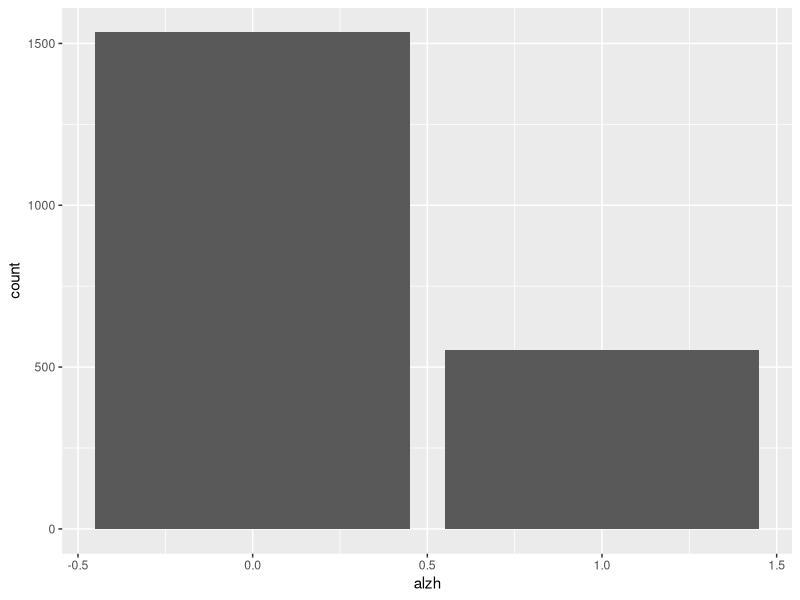
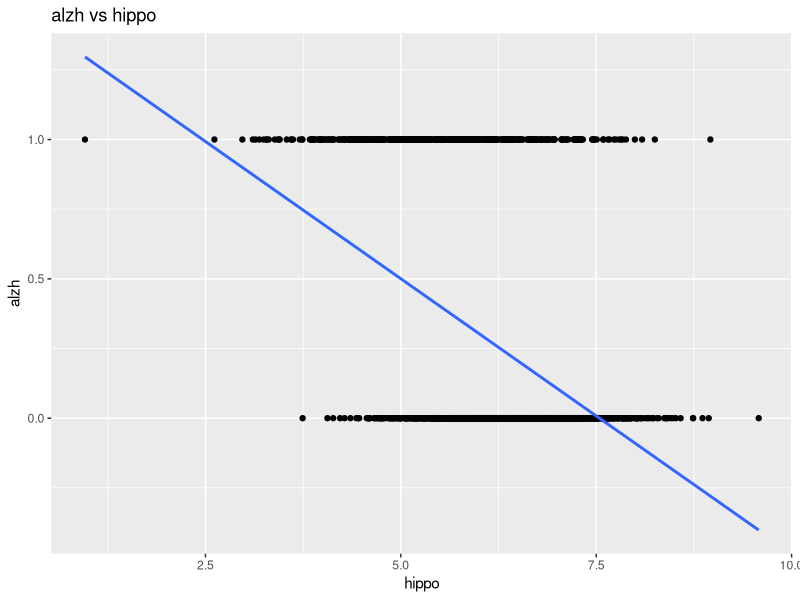
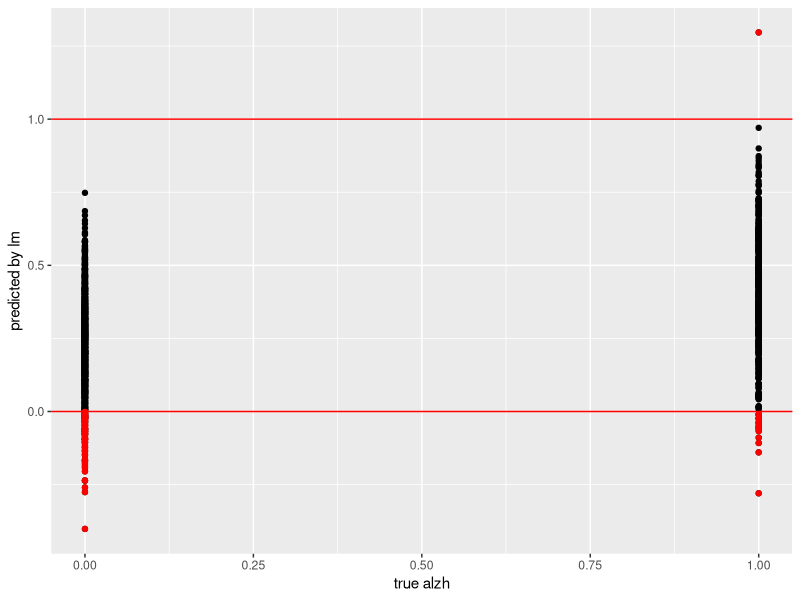
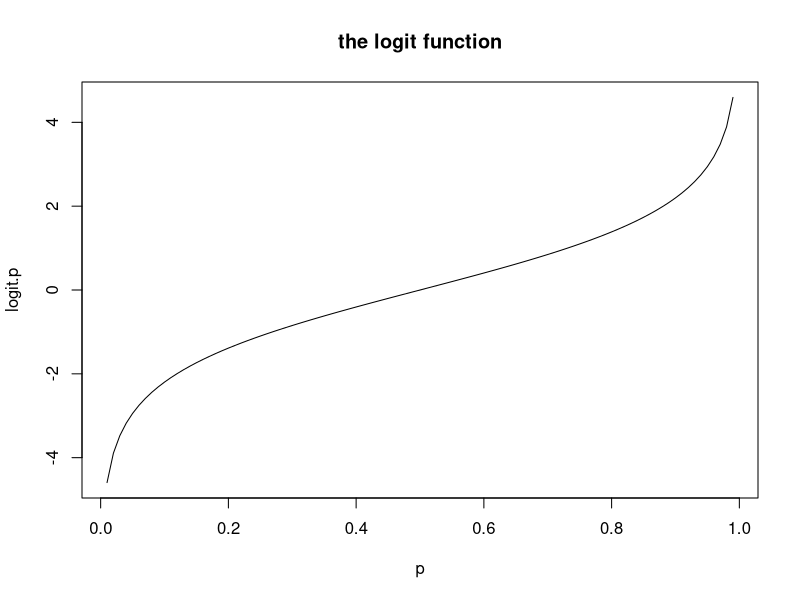
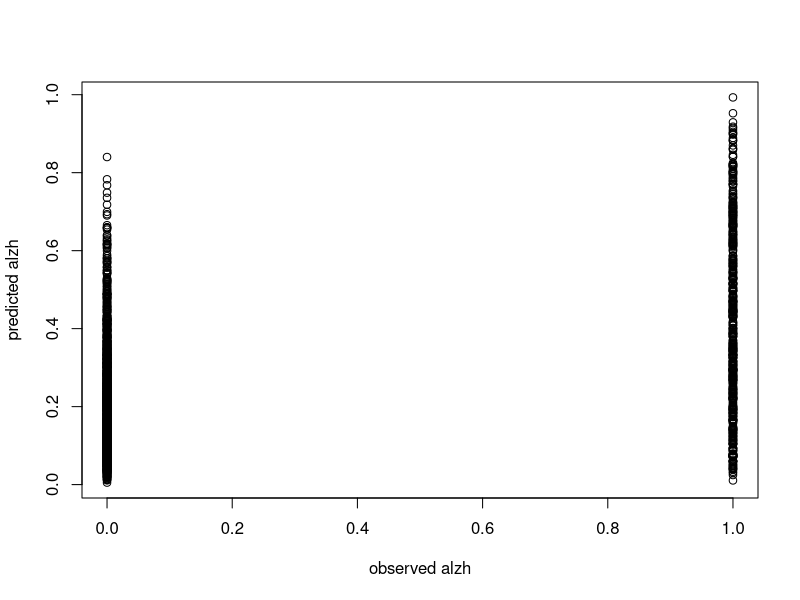
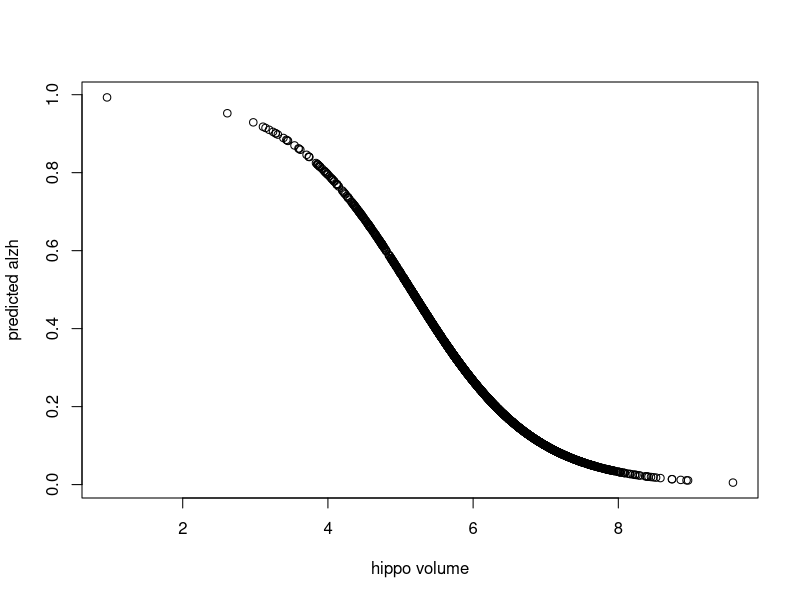

Reproduce these figures in R, in order.
## ---- chunk 1
library(ggplot2)
library(tidyverse)
## ---- chunk 2
#read, select variables
#remove impaired, and define new variables
alzheimer_data <- read.csv('data/alzheimer_data.csv') %>% 
  select(id, diagnosis, age, educ, female, height, weight, lhippo, rhippo) %>%
  filter(diagnosis!=1) %>%
  mutate(alzh=(diagnosis>0)*1, female = as.factor(female), hippo=lhippo+rhippo) 

table(alzheimer_data$alzh)
ggplot(data=alzheimer_data, aes(x=alzh)) +
  geom_bar()
## ---- chunk 3
#| fig-align: center
ggplot(data=alzheimer_data, aes(x=hippo, y=alzh)) +
  geom_point() +
  geom_smooth(method='lm', se=FALSE) +
  labs(title="alzh vs hippo")
## ---- chunk 4
#| fig-align: center
alzh.lm=lm(alzh ~ hippo, data=alzheimer_data)
#add lm.pred variable
alzheimer_data$lm.pred=predict(alzh.lm)
#add red flags
alzheimer_data$lm.pred.red = alzheimer_data$lm.pred
alzheimer_data$lm.pred.red[alzheimer_data$lm.pred<1 &
                             alzheimer_data$lm.pred>0]=NA
ggplot(alzheimer_data) +
  geom_point(aes(x=alzh, y=lm.pred)) +
  geom_point(aes(x=alzh, y=lm.pred.red), col="red") +
  geom_hline(yintercept = c(0,1), col='red') +
  labs(x="true alzh", y="predicted by lm")
## ---- chunk 5
#| fig-align: center
p=seq(0.01, 0.99, 0.01)
logit.p=log(p/(1-p))
plot(p, logit.p, type="l", main="the logit function")
## ---- chunk 6
alzh.logistic=glm(alzh ~ hippo, family="binomial", data=alzheimer_data)
summary(alzh.logistic) %>% coefficients()
## ---- chunk 7
confint.default(alzh.logistic)[2,]
exp(confint.default(alzh.logistic)[2,])
## ---- chunk 8
1-exp(confint.default(alzh.logistic))[2,]
## ---- chunk 9
summary(alzh.logistic) %>% coefficients()
## ---- chunk 10
#| fig-align: center
plot(alzheimer_data$alzh, predict(alzh.logistic, type="response"),
     xlab="observed alzh", ylab="predicted alzh")
## ---- chunk 11
#| fig-align: center
plot(alzheimer_data$hippo, predict(alzh.logistic, type="response"),
     xlab="hippo volume", ylab="predicted alzh")
## ---- chunk 12
alzh.glm.multi = glm(alzh ~ age + female + educ, family=binomial, data=alzheimer_data)
summary(alzh.glm.multi)$coefficients
## ---- chunk 13
confint.default(alzh.glm.multi)[2,]
exp(confint.default(alzh.glm.multi)[2,])-1
## ---- chunk 14
10*confint.default(alzh.glm.multi)[2,]
exp(10*confint.default(alzh.glm.multi)[2,])-1
## ---- chunk 15
summary(alzh.glm.multi)$coefficients[-1,]
